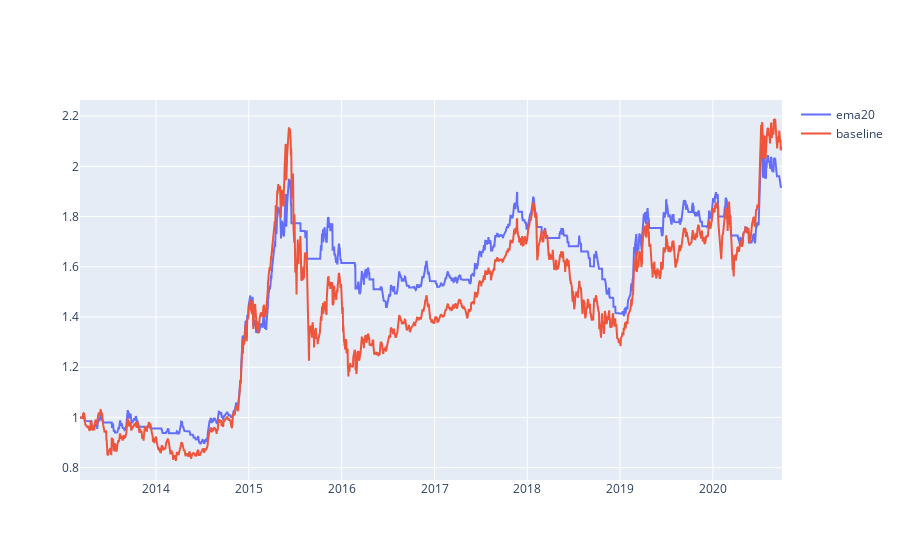

This figure's notebook cell:
### Code cell
lststart = [1, 2, 3, 4, 5]
lstend = [2, 3, 4, 5, 1]
lsttitle = ['周一', '周二', '周三', '周四', '周五']
lstdf = []
assets = ['cnfunds.510310']

buy0 = trading2_pb2.CtrlCondition(
    name='indicatorsp',
    operators=['upcross'],
    strVals=['ema.20'],
)

sell0 = trading2_pb2.CtrlCondition(
    name='indicatorsp',
    operators=['downcross'],
    strVals=['ema.20'],
)

paramsbuy = trading2_pb2.BuyParams(
    perHandMoney=1,
)

paramssell = trading2_pb2.SellParams(
    perVolume=1,
)

paramsinit = trading2_pb2.InitParams(
    money=10000,
)

df0 = libtrdb2.simTradingEx(trdb2cfg, assets, 0, -1, buy0, sell0, paramsbuy, paramssell, paramsinit, None)
lstdf.append({'title': 'ema20', 'df': df0})

# baseline    
buy0 = trading2_pb2.CtrlCondition(
    indicator='buyandhold',
)

paramsbuy = trading2_pb2.BuyParams(
    perHandMoney=1,
)

paramsinit = trading2_pb2.InitParams(
    money=10000,
)

df0 = libtrdb2.simTradingEx(trdb2cfg, assets, 0, -1, buy0, None, paramsbuy, None, paramsinit, None)
lstdf.append({'title': 'baseline', 'df': df0})    

libtrdb2.showSimTradingEx('ema20交叉买卖', lstdf, False)

### Figure 1 — Plotly figure (JSON) as saved in the notebook; plotly's stock layout.template omitted (floating-point values rounded to 4 significant figures; data arrays with more than 128 entries replaced by an {"elided": "..."} marker saying what was removed)
{"data": [{"mode": "lines", "name": "ema20", "type": "scatter", "x": {"elided": "1846 str values"}, "y": {"elided": "1846 float values"}}, {"mode": "lines", "name": "baseline", "type": "scatter", "x": {"elided": "1846 str values"}, "y": {"elided": "1846 float values"}}], "layout": {}}
